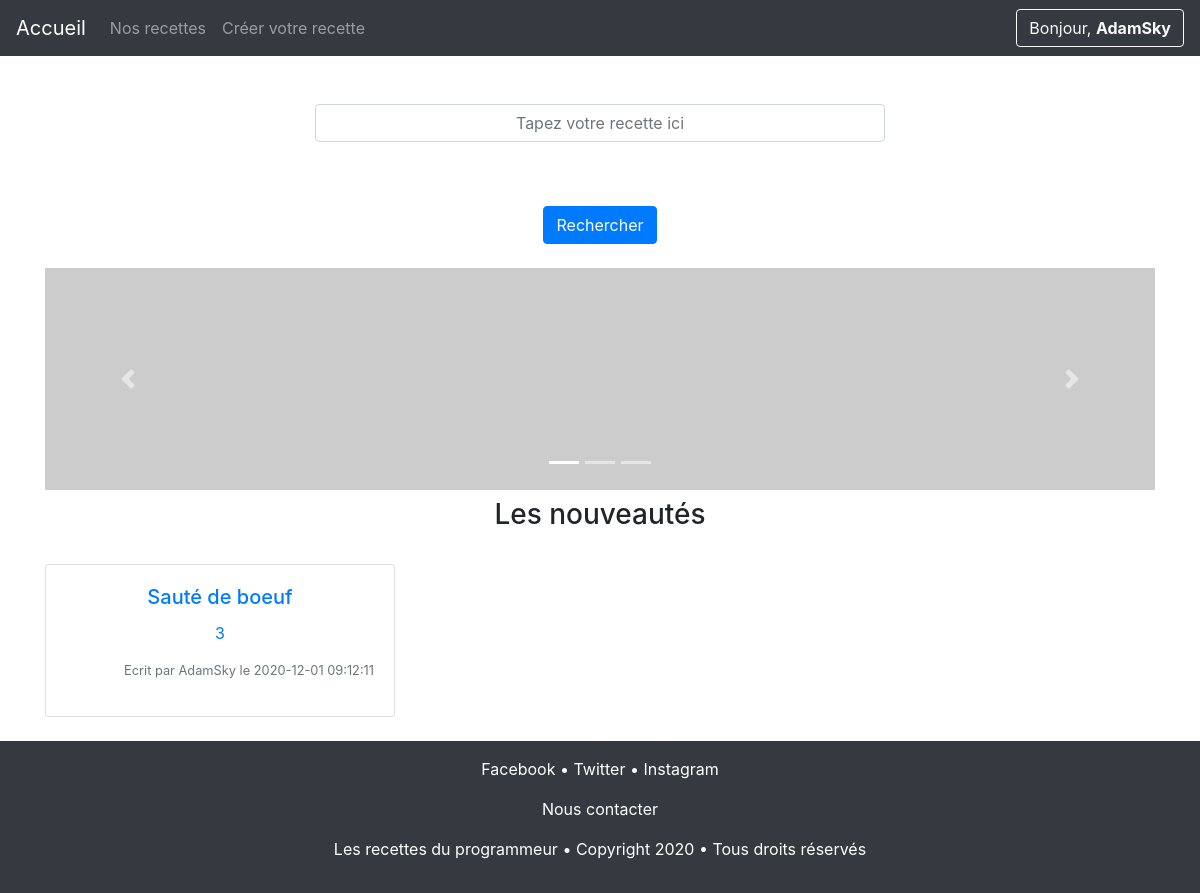
Page / (signed in) on the committed database.
### tables this page shows
CREATE TABLE recettes
(
    id              Int Auto_increment NOT NULL,
    titre           Varchar(50)        NOT NULL,
    difficulte      Int                NOT NULL,
    budget          Int                NOT NULL,
    temps           Varchar(50)        NOT NULL,
    date            Datetime           NOT NULL,
    image           Varchar(50)        NOT NULL,
    id_utilisateurs Int                NOT NULL,
    CONSTRAINT recettes_PK PRIMARY KEY (id),
    CONSTRAINT recettes_utilisateur_FK FOREIGN KEY (id_utilisateurs) REFERENCES utilisateurs (id)
);

CREATE TABLE utilisateurs
(
    id                 Int Auto_increment NOT NULL,
    pseudo             Varchar(50)        NOT NULL,
    mail               Varchar(50)        NOT NULL,
    mdp                Varchar(50)        NOT NULL,
    date_inscription   Datetime           NOT NULL,
    derniere_connexion Datetime           NOT NULL,
    id_roles           Int                NOT NULL,
    CONSTRAINT utilisateur_PK PRIMARY KEY (id),
    CONSTRAINT utilisateur_roles_FK FOREIGN KEY (id_roles) REFERENCES roles (id)
);

### template/bdd.php (called while the page is built, shortened)
<?php
class BDD
{
    private $db;
    public function __construct()
    {
        $this->db = new PDO('mysql:host=localhost;dbname=lesrecettesdudeveloppeur;charset=utf8', 'root', '');
        $this->db->setAttribute(PDO::ATTR_ERRMODE, PDO::ERRMODE_EXCEPTION);
    }
    public function selectTouteDonne(string $sql, string $limit, string $orderby, array $params = []):array
    {
        $sql .= ' ' . $orderby . ' ' . $limit;
        $requete = $this->db->prepare($sql);
        $requete->execute($params);
        return $requete->fetchAll(PDO::FETCH_ASSOC);
    }
}

### template/model.php (called while the page is built, shortened)
<?php
require_once 'bdd.php';
class model
{
    public function __construct()
    {
        $this->db = new \BDD;
    }
}

### liste_recettes/liste_recettes_sc.php (called while the page is built)
<?php
require_once (__DIR__ . '/../template/model.php');
class liste_recettes_sc extends model
{
    public function listeRecettes($limit)
    {
        return $this->db->selectTouteDonne('SELECT * FROM recettes AS r INNER JOIN utilisateurs AS u ON r.id_utilisateurs = u.id ', $limit, 'ORDER BY r.id DESC');
    }
}

### index.php (the view, shortened to what this page needs)
<?php require_once 'template/view/nav.php';
require_once 'liste_recettes/liste_recettes_sc.php';
$recettes = new liste_recettes_sc;
$recettes = $recettes->listeRecettes('LIMIT 3');
?>
<body>
    <div class="container">
        <div class="form-group row justify-content-center">
            <input type="text" class="form-control col-6 text-center mt-4 mb-4" id="recherche" placeholder="Tapez votre recette ici">
        </div>
        <div class="row justify-content-center">
            <button class="btn btn-primary mt-4 mb-4" id="buttonSearch">Rechercher</button>
        </div>
        <div id="carouselExampleIndicators" class="carousel slide" data-ride="carousel">
            <ol class="carousel-indicators">
                <li data-target="#carouselExampleIndicators" data-slide-to="0" class="active"></li>
                <li data-target="#carouselExampleIndicators" data-slide-to="1"></li>
                <li data-target="#carouselExampleIndicators" data-slide-to="2"></li>
            </ol>
            <div class="carousel-inner">
                <div class="carousel-item active">
                    <img src="https://picsum.photos/1000/200?random=1" class="d-block w-100" alt="First">
                </div>
            </div>
            <a class="carousel-control-prev" href="#carouselExampleIndicators" role="button" data-slide="prev">
                <span class="carousel-control-prev-icon" aria-hidden="true"></span>
            </a>
            <a class="carousel-control-next" href="#carouselExampleIndicators" role="button" data-slide="next">
                <span class="carousel-control-next-icon" aria-hidden="true"></span>
            </a>
        </div>
        <div class="col-12 text-center mt-2">
            <h3>Les nouveautés</h3>
        </div>
        <div class="row">
            <?php foreach ($recettes as $recette) {
            ?>
                <div class="col-md-4 pb-3 mt-4">
                    <a class="card" style="text-decoration: none;" href="http://lesrecettesdudeveloppeur.test/fiche_recette/fiche_recette_pg.php?id=<?= $recette['id'] ?>">
                        <div class="card-body text-center">
                            <h5 class="card-title"><?= $recette['titre'] ?></h5>
                            <p class="card-text"><?= $recette['difficulte'] ?></p>
                            <p class="text-right small text-secondary"> Ecrit par
                                <?= $recette['pseudo'] ?> le
                                <?= $recette['date'] ?>
                            </p>
                        </div>
                    </a>
                </div>
            <?php  } ?>
        </div>
    </div>
    <?php require_once 'template/view/footer.php'; ?>

### asset/css/main.css (style rules this page uses)
body { position:relative; min-height: 100vh; padding-bottom: 10rem; }

### rows in the picture
recettes: titre "Sauté de boeuf", difficulte "3", id_utilisateurs.pseudo "AdamSky", date "2020-12-01 09:12:11"

### other values in the picture
$_SESSION['pseudo'] "AdamSky"
